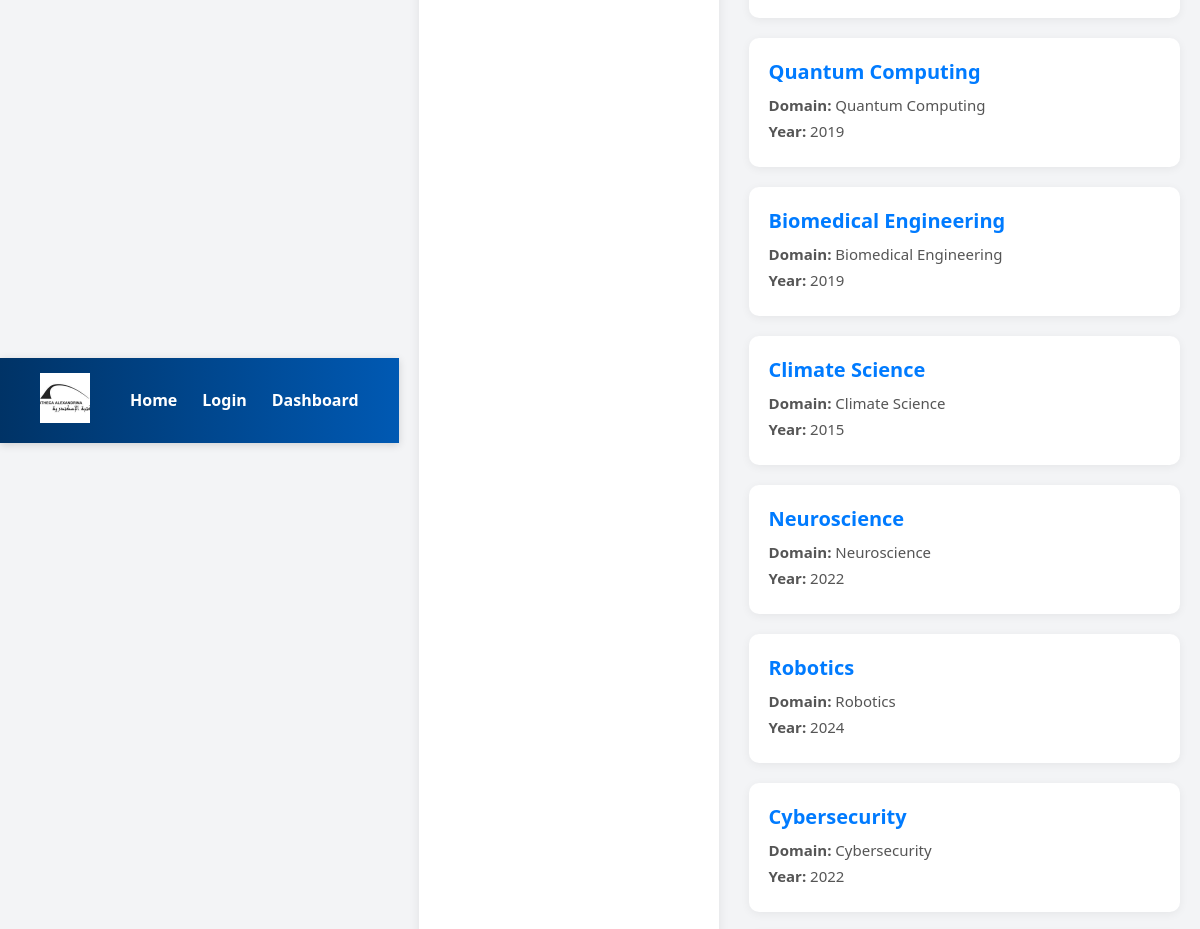
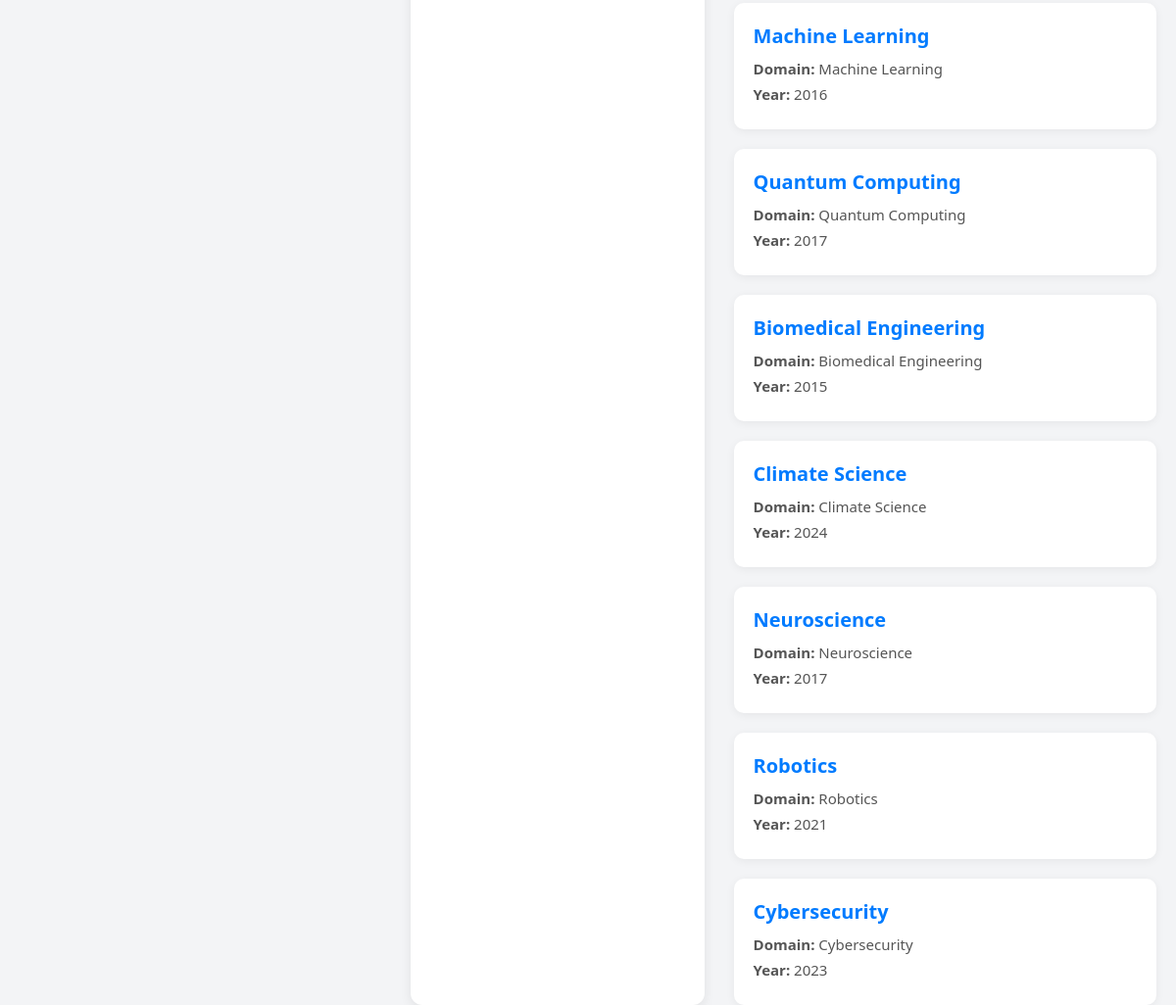
The page / on the database its author committed (2 pictures, top to bottom).
### projects/models.py (models this page shows, shortened)
class Project(models.Model):
    title = models.CharField(max_length=200)
    created= models.DateField()
    team  = models.CharField(max_length=300)
    abstract = models.TextField(default="No abstract yet")
    duration = models.CharField(max_length=100)
    domain = models.CharField(max_length=100)
    scientific_case = models.TextField()

### projects/views.py (the view)
# urls.py: path('', views.projects_list, name='projects_page'),
def projects_list(request):
    projects = Project.objects.all()
    search_query = request.GET.get('search', '').lower()
    domain = request.GET.get('domain', '')
    year = request.GET.get('year', '')
    sort = request.GET.get('sort', '')
    if search_query:
        projects = projects.filter(title__icontains=search_query)
    if domain:
        projects = projects.filter(domain=domain)
    if year:
        projects = projects.filter(created__year=year)
    if sort == 'newest':
        projects = projects.order_by('-created')
    elif sort == 'oldest':
        projects = projects.order_by('created')
    context = {
        'projects': projects,
        'search_query': search_query,
        'selected_domain': domain,
        'selected_year': year,
        'selected_sort': sort,
    }
    return render(request, 'projects/projects_page.html', context)

### projects/templates/projects/projects_page.html (shortened to what this page needs)
{% extends "base.html" %}
{% block content %}
  <aside class="sidebar">
  </aside>
  <main class="project-list">
    {% if projects %}
      {% for project in projects %}
      <div class="project-box">
        <h3>
          <a href="{% url 'project_detail' pk=project.pk %}" class="font-bold text-purple-800 hover:underline">
            {{ project.title }}
          </a>
        </h3>
        <p><strong>Domain:</strong> {{ project.domain }}</p>
        <p><strong>Year:</strong> {{ project.created.year }}</p>
      </div>
      {% endfor %}
    {% else %}
      <p>No matching projects found.</p>
    {% endif %}
  </main>
{% endblock %}

### projects/templates/base.html (shortened to what this page needs)
{% load static %}
<!DOCTYPE html>
<html lang="en">
<head>
  <link rel="stylesheet" href="{% static 'css/styles.css' %}">
</head>
<body>
  <nav class="navbar">
    <div class="logo">
      <img src="{% static 'images/BA.jpeg' %}" alt="BA Logo">
    </div>
    <ul class="nav-links">
       <li><a href="{% url 'projects_page' %}">Home</a></li>
       <li><a href="{% url 'Login' %}">Login</a></li>
       {% if user.is_superuser %}
         <li><a href="{% url 'Admin Dashboard' %}">Dashboard</a></li>
       {% else %}
         <li><a href="{% url 'user_dashboard' %}">Dashboard</a></li>
       {% endif %}
    </ul>
  </nav>
  <div class="container">
    {% block content %}
    {% endblock %}
  </div>
</body>
</html>

### projects/static/css/styles.css (style rules this page uses)
body { background: linear-gradient(135deg, #dbeafe, #fef3c7); font-family: 'Segoe UI', sans-serif; margin: 0; padding: 0; color: #2c3e50; }
.navbar { background: linear-gradient(90deg, #003366, #0059b3); color: white; padding: 15px 40px; display: flex; justify-content: space-between; align-items: center; box-shadow: 0 2px 8px rgba(0, 0, 0, 0.15); }
.logo img { height: 50px; transition: transform 0.3s ease; }
.nav-links { list-style: none; display: flex; gap: 25px; }
.nav-links li a { color: white; text-decoration: none; font-weight: bold; position: relative; padding-bottom: 3px; transition: color 0.3s ease; }
.nav-links li a::after { content: ""; position: absolute; left: 0; bottom: 0; width: 0%; height: 2px; background: white; transition: width 0.3s ease; }
.container { display: flex; max-width: 1200px; margin: 40px auto; gap: 30px; padding: 0 20px; animation: fadeInUp 0.8s ease; }
.sidebar { width: 260px; background-color: #ffffff; padding: 20px; border-radius: 12px; box-shadow: 0 4px 12px rgba(0,0,0,0.08); transition: transform 0.2s ease; }
.project-list { flex-grow: 1; display: flex; flex-direction: column; gap: 20px; }
.project-box { background-color: #fff; border-radius: 10px; padding: 20px; box-shadow: 0 2px 10px rgba(0,0,0,0.06); transition: transform 0.2s ease, box-shadow 0.2s ease; }
.project-box h3 { margin-top: 0; margin-bottom: 10px; font-size: 20px; }
.project-box h3 a { text-decoration: none; color: #007bff; transition: color 0.2s ease; }
.project-box p { margin: 6px 0; color: #555; font-size: 15px; }
html, body { height: 100%; margin: 0; }
.container { flex: 1; }
body { background: #f3f4f6; font-family: 'Segoe UI', Tahoma, sans-serif; display: flex; justify-content: center; align-items: center; height: 100vh; }

### rows shown on the page
Project: title "Quantum Computing", domain "Quantum Computing", created.year "2019"
Project: title "Biomedical Engineering", domain "Biomedical Engineering", created.year "2019"
Project: title "Climate Science", domain "Climate Science", created.year "2015"
Project: title "Neuroscience", domain "Neuroscience", created.year "2022"
Project: title "Robotics", domain "Robotics", created.year "2024"
Project: title "Cybersecurity", domain "Cybersecurity", created.year "2022"
Project: title "Machine Learning", domain "Machine Learning", created.year "2016"
Project: title "Quantum Computing", domain "Quantum Computing", created.year "2017"
Project: title "Biomedical Engineering", domain "Biomedical Engineering", created.year "2015"
Project: title "Climate Science", domain "Climate Science", created.year "2024"
Project: title "Neuroscience", domain "Neuroscience", created.year "2017"
Project: title "Robotics", domain "Robotics", created.year "2021"
Project: title "Cybersecurity", domain "Cybersecurity", created.year "2023"
